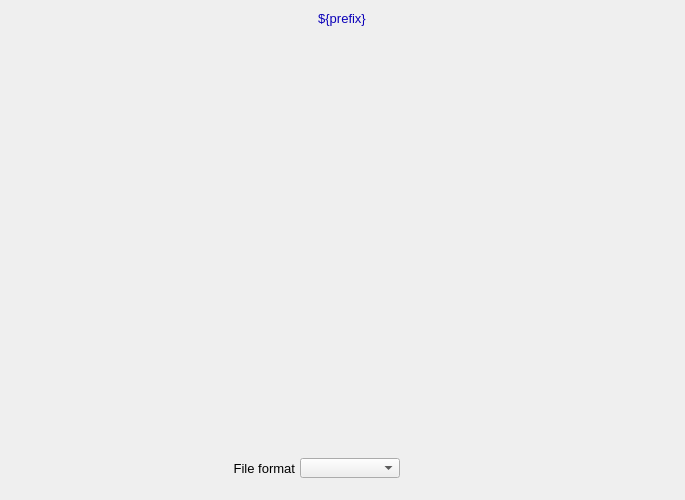
<?xml version="1.0" ?>
<ui version="4.0">
  <class>Dialog</class>
  <widget class="QWidget" name="screen">
    <property name="geometry">
      <rect>
        <x>558</x>
        <y>129</y>
        <width>685</width>
        <height>500</height>
      </rect>
    </property>
    <property name="styleSheet">
      <string notr="true">QWidget#screen {
  color: rgb(0, 0, 0);
  background-color: rgb(187, 187, 187);
  }</string>
    </property>
    <property name="windowTitle">
      <string>NDFile</string>
    </property>
    <widget class="PyDMFrame" name="composite">
      <property name="geometry">
        <rect>
          <x>162</x>
          <y>5</y>
          <width>360</width>
          <height>26</height>
        </rect>
      </property>
      <widget class="PyDMDrawingRectangle" name="rectangle">
        <property name="geometry">
          <rect>
            <x>0</x>
            <y>0</y>
            <width>360</width>
            <height>26</height>
          </rect>
        </property>
        <property name="brush" stdset="0">
          <brush brushstyle="SolidPattern">
            <color alpha="255">
              <red>218</red>
              <green>218</green>
              <blue>218</blue>
            </color>
          </brush>
        </property>
        <property name="penStyle" stdset="0">
          <enum>Qt::SolidLine</enum>
        </property>
        <property name="penColor" stdset="0">
          <color>
            <red>218</red>
            <green>218</green>
            <blue>218</blue>
          </color>
        </property>
        <property name="penWidth" stdset="0">
          <double>0</double>
        </property>
        <property name="penCapStyle" stdset="0">
          <enum>Qt::FlatCap</enum>
        </property>
        <property name="toolTip">
          <string>rectangle</string>
        </property>
      </widget>
      <widget class="QLabel" name="text">
        <property name="geometry">
          <rect>
            <x>72</x>
            <y>1</y>
            <width>216</width>
            <height>25</height>
          </rect>
        </property>
        <property name="text">
          <string>${prefix}</string>
        </property>
        <property name="font" stdset="0">
          <font>
            <pointsize>10</pointsize>
          </font>
        </property>
        <property name="brush" stdset="0">
          <brush brushstyle="SolidPattern">
            <color alpha="255">
              <red>10</red>
              <green>0</green>
              <blue>184</blue>
            </color>
          </brush>
        </property>
        <property name="toolTip">
          <string>text</string>
        </property>
        <property name="alignment">
          <set>Qt::AlignCenter</set>
        </property>
        <property name="styleSheet">
          <string notr="true">QLabel#text {
  color: rgb(10, 0, 184);
  }</string>
        </property>
      </widget>
    </widget>
    <widget class="PyDMFrame" name="composite_1">
      <property name="geometry">
        <rect>
          <x>185</x>
          <y>458</y>
          <width>300</width>
          <height>20</height>
        </rect>
      </property>
      <widget class="QLabel" name="text_1">
        <property name="geometry">
          <rect>
            <x>0</x>
            <y>0</y>
            <width>110</width>
            <height>20</height>
          </rect>
        </property>
        <property name="text">
          <string>File format</string>
        </property>
        <property name="font" stdset="0">
          <font>
            <pointsize>10</pointsize>
          </font>
        </property>
        <property name="brush" stdset="0">
          <brush brushstyle="SolidPattern">
            <color alpha="255">
              <red>0</red>
              <green>0</green>
              <blue>0</blue>
            </color>
          </brush>
        </property>
        <property name="toolTip">
          <string>text_1</string>
        </property>
        <property name="alignment">
          <set>Qt::AlignRight|Qt::AlignTrailing|Qt::AlignVCenter</set>
        </property>
        <property name="styleSheet">
          <string notr="true">QLabel#text_1 {
  color: rgb(0, 0, 0);
  }</string>
        </property>
      </widget>
      <widget class="PyDMLabel" name="text_update">
        <property name="geometry">
          <rect>
            <x>220</x>
            <y>1</y>
            <width>80</width>
            <height>18</height>
          </rect>
        </property>
        <property name="toolTip">
          <string>PV: ${prefix}FileFormat_RBV</string>
        </property>
        <property name="channel" stdset="0">
          <string>ca://${prefix}FileFormat_RBV</string>
        </property>
        <property name="font" stdset="0">
          <font>
            <pointsize>10</pointsize>
          </font>
        </property>
        <property name="alignment">
          <set>Qt::AlignLeading|Qt::AlignLeft|Qt::AlignVCenter</set>
        </property>
        <property name="textInteractionFlags">
          <set>Qt::TextSelectableByKeyboard|Qt::TextSelectableByMouse</set>
        </property>
        <property name="styleSheet">
          <string notr="true">PyDMLabel#text_update {
  color: rgb(10, 0, 184);
  background-color: rgb(187, 187, 187);
  }</string>
        </property>
      </widget>
      <widget class="PyDMEnumComboBox" name="menu">
        <property name="geometry">
          <rect>
            <x>115</x>
            <y>0</y>
            <width>100</width>
            <height>20</height>
          </rect>
        </property>
        <property name="toolTip">
          <string>${prefix}FileFormat</string>
        </property>
        <property name="channel" stdset="0">
          <string>ca://${prefix}FileFormat</string>
        </property>
        <property name="font" stdset="0">
          <font>
            <pointsize>10</pointsize>
          </font>
        </property>
        <property name="styleSheet">
          <string notr="true">PyDMEnumComboBox#menu {
  color: rgb(0, 0, 0);
  background-color: rgb(115, 223, 255);
  }</string>
        </property>
      </widget>
    </widget>
    <widget class="PyDMEmbeddedDisplay" name="composite_2">
      <property name="geometry">
        <rect>
          <x>5</x>
          <y>40</y>
          <width>675</width>
          <height>405</height>
        </rect>
      </property>
      <property name="toolTip">
        <string>composite_2</string>
      </property>
      <property name="filename" stdset="0">
        <string>FileBase_V25.ui</string>
      </property>
    </widget>
  </widget>
  <customwidgets>
    <customwidget>
      <class>PyDMFrame</class>
      <extends>QFrame</extends>
      <header>pydm.widgets.frame</header>
    </customwidget>
    <customwidget>
      <class>PyDMDrawingRectangle</class>
      <extends>QWidget</extends>
      <header>pydm.widgets.drawing</header>
    </customwidget>
    <customwidget>
      <class>PyDMLabel</class>
      <extends>QLabel</extends>
      <header>pydm.widgets.label</header>
    </customwidget>
    <customwidget>
      <class>PyDMEnumComboBox</class>
      <extends>QComboBox</extends>
      <header>pydm.widgets.enum_combo_box</header>
    </customwidget>
    <customwidget>
      <class>PyDMEmbeddedDisplay</class>
      <extends>QFrame</extends>
      <header>pydm.widgets.embedded_display</header>
    </customwidget>
  </customwidgets>
</ui>
